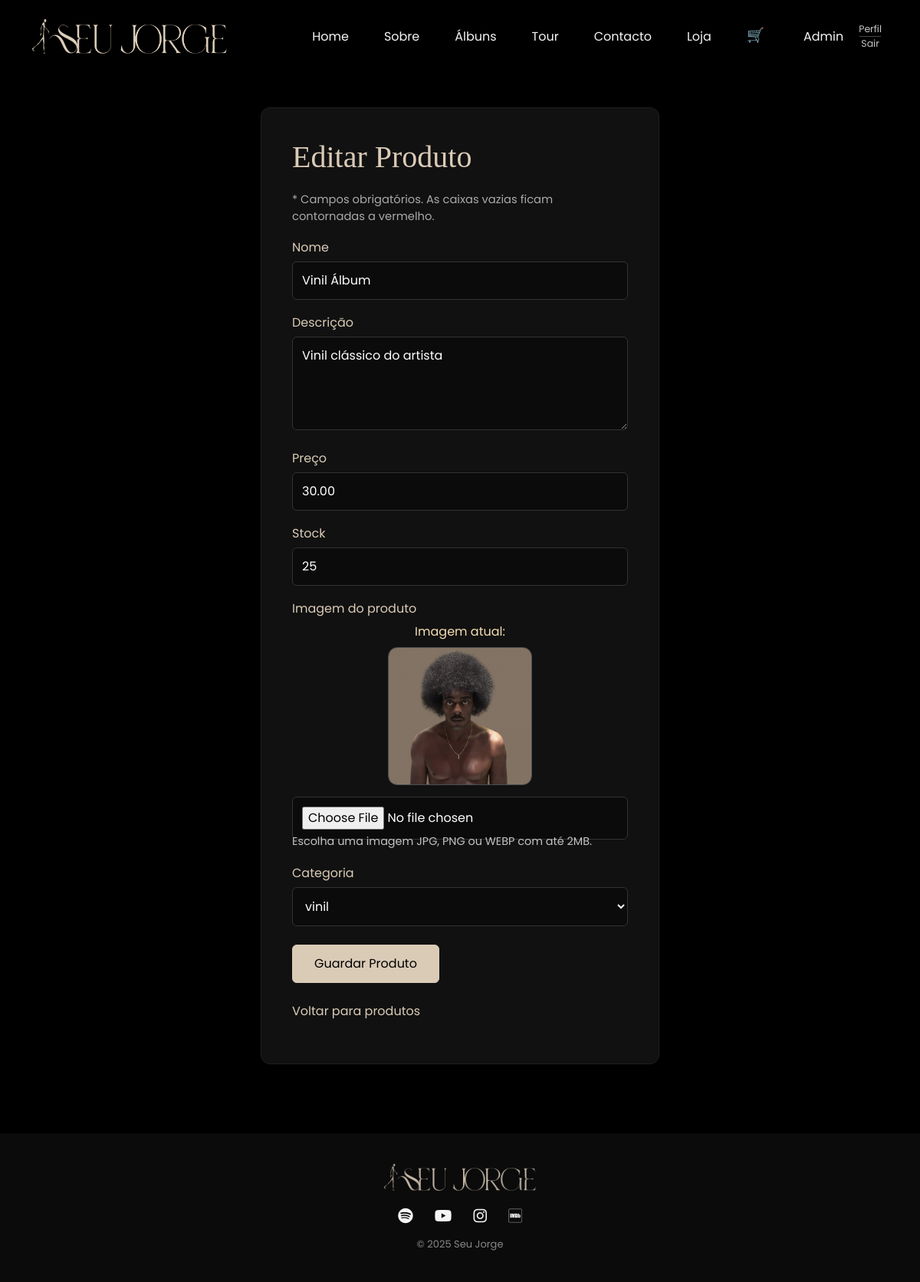
The app's page /admin/admin_product_form.php?id=4 (signed in) with its own data.
### tables this page shows
CREATE TABLE IF NOT EXISTS products (
    id INT AUTO_INCREMENT PRIMARY KEY,
    name VARCHAR(100) NOT NULL,
    description TEXT,
    price DECIMAL(10, 2) NOT NULL,
    stock INT NOT NULL,
    image VARCHAR(255),
    category VARCHAR(50)
);

CREATE TABLE IF NOT EXISTS categories (
    id INT AUTO_INCREMENT PRIMARY KEY,
    name VARCHAR(80) NOT NULL UNIQUE
);

### includes/functions.php (called while the page is built, shortened)
<?php
function caminhoProjeto($caminho = ""){
    $scriptDir = str_replace("\\", "/", dirname($_SERVER["SCRIPT_NAME"] ?? ""));
    if(basename($scriptDir) === "admin"){
        $scriptDir = dirname($scriptDir);
    }
    $scriptDir = rtrim($scriptDir, "/");
    if($scriptDir === "" || $scriptDir === "."){
        $scriptDir = "";
    }
    return $scriptDir . "/" . ltrim($caminho, "/");
}
function limparTexto($valor){
    return htmlspecialchars($valor ?? "", ENT_QUOTES, "UTF-8");
}
?>

### admin/admin_product_form.php (the view, shortened to what this page needs)
<?php
include __DIR__ . "/../config/database.php";
include __DIR__ . "/../includes/functions.php";
$sqlCriarCategorias = "CREATE TABLE IF NOT EXISTS categories (
    id INT AUTO_INCREMENT PRIMARY KEY,
    name VARCHAR(80) NOT NULL UNIQUE
)";
mysqli_query($conexao, $sqlCriarCategorias);
$sqlSincronizarCategorias = "INSERT IGNORE INTO categories (name)
    SELECT DISTINCT category
    FROM products
    WHERE category IS NOT NULL AND category <> ''";
mysqli_query($conexao, $sqlSincronizarCategorias);
$id = (int)($_GET["id"] ?? 0);
$produto = [
    "name" => "",
    "description" => "",
    "price" => "",
    "stock" => "",
    "image" => "",
    "category" => ""
];
if($id > 0){
    $sql = "SELECT * FROM products WHERE id = ? LIMIT 1";
    $stmt = mysqli_prepare($conexao, $sql);
    mysqli_stmt_bind_param($stmt, "i", $id);
    mysqli_stmt_execute($stmt);
    $resultado = mysqli_stmt_get_result($stmt);
    $produtoEncontrado = mysqli_fetch_assoc($resultado);
    if($produtoEncontrado){
        $produto = $produtoEncontrado;
    }
}
$categorias = mysqli_query($conexao, "SELECT name FROM categories ORDER BY name ASC");
include __DIR__ . "/../includes/header.php";
include __DIR__ . "/../includes/navbar.php";
?>
<section class="auth-section">
    <div class="container">
        <div class="auth-card">
            <h1><?php echo $id > 0 ? "Editar Produto" : "Adicionar Produto"; ?></h1>
            <form method="POST" enctype="multipart/form-data" class="form-validacao">
                <p class="form-required-note">* Campos obrigatórios. As caixas vazias ficam contornadas a vermelho.</p>
                <label>Nome</label>
                <input type="text" name="name" value="<?php echo limparTexto($produto["name"]); ?>" required>
                <label>Descrição</label>
                <textarea name="description" rows="4" required><?php echo limparTexto($produto["description"]); ?></textarea>
                <label>Preço</label>
                <input type="number" step="0.01" min="0.01" name="price" value="<?php echo limparTexto($produto["price"]); ?>" required>
                <label>Stock</label>
                <input type="number" min="0" name="stock" value="<?php echo limparTexto($produto["stock"]); ?>" required>
                <label>Imagem do produto</label>
                <?php if($produto["image"] !== ""): ?>
                    <div class="admin-image-preview">
                        <p>Imagem atual:</p>
                        <img src="<?php echo caminhoProjeto(limparTexto($produto["image"])); ?>" alt="Imagem atual do produto">
                    </div>
                <?php endif; ?>
                <input type="file" name="image_file" accept="image/jpeg,image/png,image/webp" <?php echo $id === 0 ? "required" : ""; ?>>
                <small class="form-help">Escolha uma imagem JPG, PNG ou WEBP com até 2MB.</small>
                <label>Categoria</label>
                <select name="category" id="category-select" required>
                    <?php while($categoria = mysqli_fetch_assoc($categorias)): ?>
                        <option value="<?php echo limparTexto($categoria["name"]); ?>" <?php echo $produto["category"] === $categoria["name"] ? "selected" : ""; ?>>
                            <?php echo limparTexto($categoria["name"]); ?>
                        </option>
                    <?php endwhile; ?>
                </select>
                <button type="submit">Guardar Produto</button>
            </form>
            <p class="auth-link"><a href="admin_products.php">Voltar para produtos</a></p>
        </div>
    </div>
</section>
<?php include __DIR__ . "/../includes/footer.php"; ?>

### css/style.css (style rules this page uses)
body { background:#0B0B0B; color:#F5F5F5; font-family:'Poppins', sans-serif; }
.auth-section { background:#000; min-height:100vh; padding:140px 0 90px; }
.auth-card { background:#111; border:1px solid #1f1f1f; border-radius:12px; padding:40px; max-width:520px; margin:auto; box-shadow:0 15px 40px rgba(0,0,0,0.5); }
.auth-card h1, .auth-card h2 { font-family:'Playfair Display', serif; color:#DACBB7; margin-bottom:20px; }
.auth-card p { color:#aaa; }
.auth-card label { display:block; color:#DACBB7; margin:18px 0 6px; }
.auth-card input, .auth-card textarea, .auth-card select { width:100%; background:#0b0b0b; border:1px solid #333; color:#fff; padding:12px; border-radius:6px; outline:none; }
.auth-card button, .site-btn { display:inline-block; margin-top:24px; background:#DACBB7; color:#000; border:1px solid #DACBB7; padding:12px 28px; border-radius:6px; text-decoration:none; transition:0.3s; }
.auth-link { margin-top:25px; }
.auth-link a, .edit-link { color:#DACBB7; text-decoration:none; }
.admin-image-preview { margin-bottom: 15px; text-align: center; }
.admin-image-preview p { margin-bottom: 8px; color: #f5deb3; }
.admin-image-preview img { max-width: 220px; max-height: 180px; border-radius: 12px; object-fit: cover; border: 1px solid rgba(255, 255, 255, 0.25); }
.form-help { display: block; margin-top: -8px; margin-bottom: 15px; color: rgba(255, 255, 255, 0.75); font-size: 0.9rem; }
.form-required-note { color: rgba(255, 255, 255, 0.78); font-size: 0.92rem; margin-bottom: 14px; }

### records on screen
products: name "Vinil Álbum", description "Vinil clássico do artista", price "30.00", stock "25", image (picture), category "vinil"
